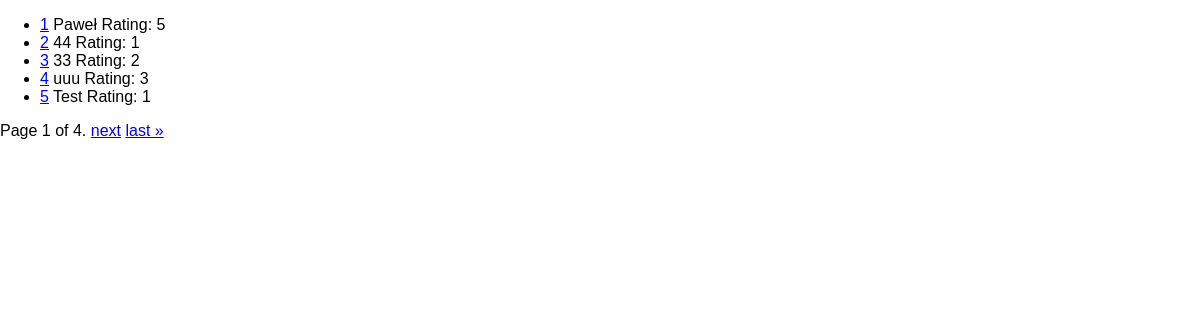
Screenshot of /bookstore/reviews with the database file from the repository.
### bookstore/models.py (models this page shows)
class Review(models.Model):
    user_name = models.CharField(max_length=50, null=False)
    review_text = models.TextField(max_length=400, null=False, validators=[MinLengthValidator(10)])
    rating = models.IntegerField(validators=[MinValueValidator(1), MaxValueValidator(5)])

### bookstore/views.py (the view)
# urls.py: path("reviews", views.ReviewListView.as_view(), name="reviews"),
class ReviewListView(ListView):
    template_name = "bookstore/review_list.html"
    model = Review
    paginate_by = 5
    context_object_name = "reviews"
    def get_queryset(self):
        base_query = super().get_queryset()
        data = base_query.filter(id__gt=0).order_by("id")
        print(data.query)
        return data

### bookstore/templates/bookstore/review_list.html (shortened to what this page needs)
{% extends "base.html" %}
{% load static %}
{% block css_styles %}
<link rel="stylesheet" href="{% static 'bookstore/styles.css' %}">
{% endblock %}
{% block content %}
<ul>
    {% for review in reviews %}
    <li>
        <a href="review/{{ review.id }}">{{ review.id }}</a>
        {{ review.user_name }} Rating: {{ review.rating }}
    </li>
    {% endfor %}
</ul>
<div class="pagination">
    <span class="step-links">
        <span class="current">
            Page {{ page_obj.number }} of {{ page_obj.paginator.num_pages }}.
        </span>
        {% if page_obj.has_next %}
            <a href="?page={{ page_obj.next_page_number }}">next</a>
            <a href="?page={{ page_obj.paginator.num_pages }}">last &raquo;</a>
        {% endif %}
    </span>
</div>
{% endblock %}

### templates/base.html (shortened to what this page needs)
{% load static %}
<!DOCTYPE html>
<html lang="en">
<head>
    {% block css_styles %}
    {% endblock %}
</head>
<body>
{% block content %}Default empty content{% endblock %}
</body>
</html>

### bookstore/static/bookstore/styles.css (style rules this page uses)
body { font-family: sans-serif; margin: 0; }

### rows the page displays
Review: id "1", user_name "Paweł", rating "5"
Review: id "2", user_name "44", rating "1"
Review: id "3", user_name "33", rating "2"
Review: id "4", user_name "uuu", rating "3"
Review: id "5", user_name "Test", rating "1"

### other values shown
{{ page_obj.number }} "1"
{{ page_obj.paginator.num_pages }} "4"
